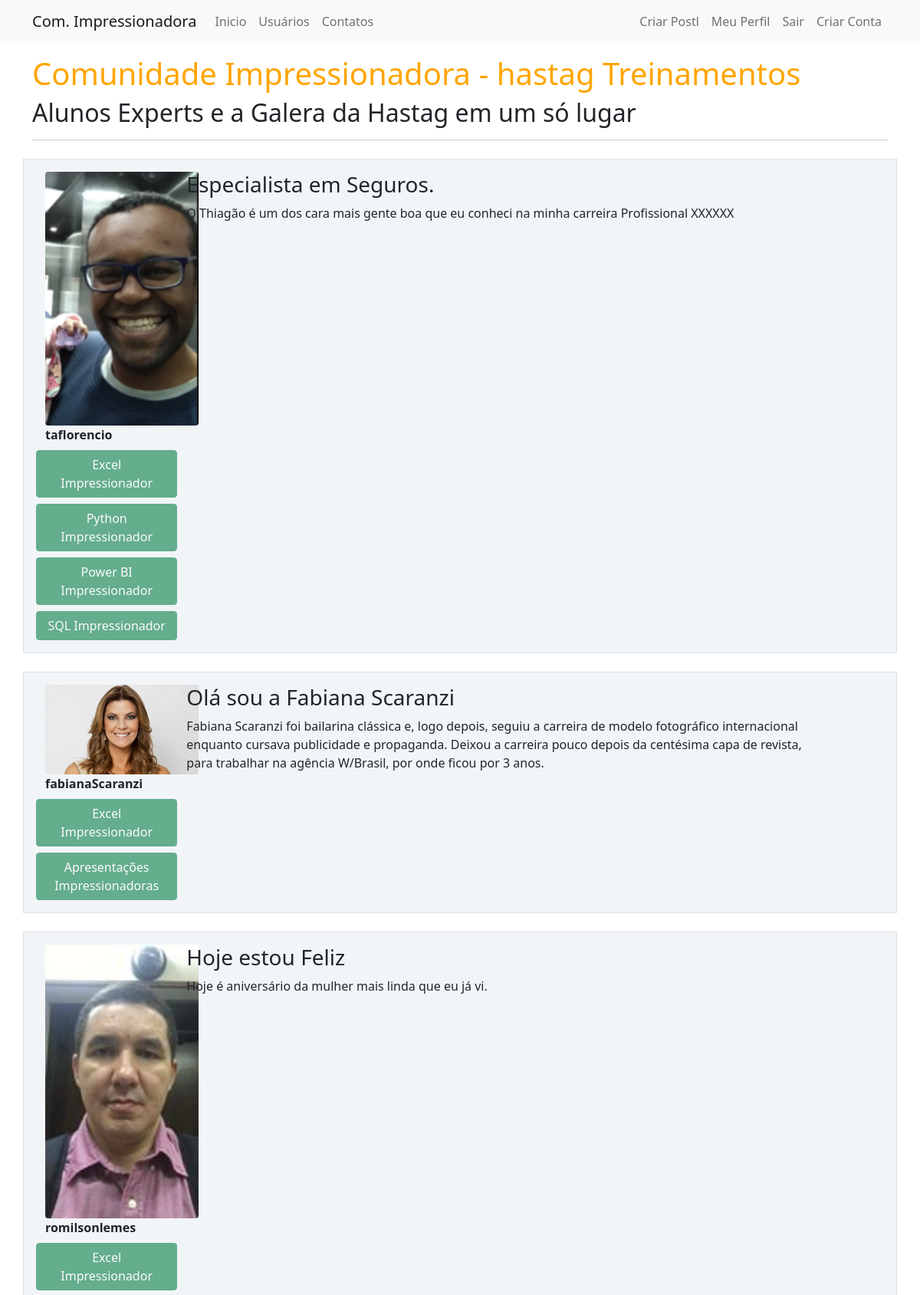
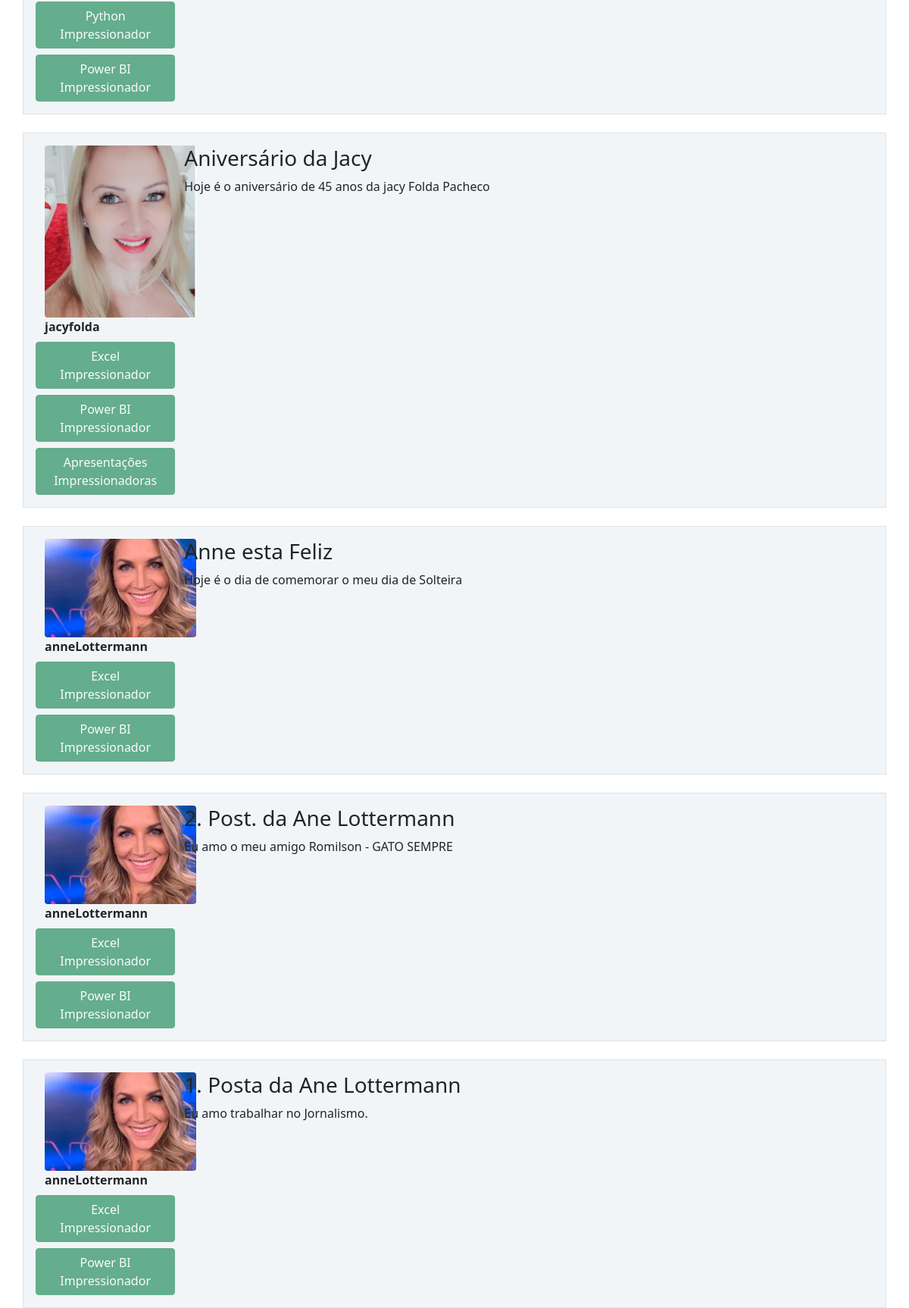
The app's page / (signed in) with its own data (2 pictures, top to bottom).
### comunidadeimpressionadora/models.py (models this page shows)
class Post(database.Model):
    id = database.Column(database.Integer, primary_key=True)
    titulo = database.Column(database.String, nullable=False)
    corpo = database.Column(database.Text, nullable=False)
    data_criacao = database.Column(database.DateTime, nullable=False, default=datetime.utcnow)
    id_usuario = database.Column(database.Integer, database.ForeignKey('usuario.id'), nullable=False)

class Usuario(database.Model, UserMixin):
    id = database.Column(database.Integer, primary_key=True)
    username = database.Column(database.String, nullable=False)
    email = database.Column(database.String, nullable=False, unique=True)
    senha = database.Column(database.String, nullable=False)
    foto_perfil = database.Column(database.String, default='default.jpg')
    posts = database.relationship('Post', backref='autor', lazy=True)
    cursos = database.Column(database.String, nullable=False, default='Não Informado')

### comunidadeimpressionadora/routes.py (the view)
@app.route('/')
def home():
    posts = Post.query.order_by(Post.id.desc()) # ordernar os registros pela Ordem Decrente
    return render_template('home.html', posts=posts)

### comunidadeimpressionadora/models.py (called while the page is built)
@login_manager.user_loader
def load_usuario(id_usuario):
    return Usuario.query.get(int(id_usuario))

### comunidadeimpressionadora/templates/home.html
{% extends 'base.html' %}
{% block body %}
    <div class="container mt-3">
        <h1 style="color: orange">Comunidade Impressionadora - hastag Treinamentos</h1>
        <h2>Alunos Experts e a Galera da Hastag em um só lugar</h2>
        <hr>
        {% for post in posts %}
            <div class="row border mt-4 p-3 meupost">
                <div class="col col-2">
                    <div class="image pe-2"> <img src="{{  url_for('static', filename='fotos_perfil/{}'.format(post.autor.foto_perfil)) }}" class="rounded" width="200"> </div>
                    <strong>{{ post.autor.username }}</strong>
                      {% if 'Não Informado' not in post.autor.cursos %}
                              <div class="row justify-content-center">
                                  {% for curso in post.autor.cursos.split(';') %}
                                        <button type="button" class="btn btn-success mt-2" disabled>{{ curso }}</button>
                                  {% endfor %}
                              </div>
                      {% endif %}
                </div>
                <div class="col col-9">
                    <h3>{{ post.titulo }}</h3>
                    <p>{{ post.corpo }}</p>
                </div>
            </div>
        {% endfor %}
    </div>
{% endblock %}

### comunidadeimpressionadora/static/main.css (style rules this page uses)
.meupost { background: #f2f5f8 !important; }

### records on screen
Post: foto_perfil (picture), autor.username "taflorencio", curso "Excel Impressionador" "Python Impressionador" "Power BI Impressionador" "SQL Impressionador", titulo "Especialista em Seguros.", corpo "O Thiagão é um dos cara mais gente boa que eu conheci na minha carreira Profissional XXXXXX"
Post: foto_perfil (picture), autor.username "fabianaScaranzi", curso "Excel Impressionador" "Apresentações Impressionadoras", titulo "Olá sou a Fabiana Scaranzi", corpo "Fabiana Scaranzi foi bailarina clássica e, logo depois, seguiu a carreira de modelo fotográfico internacional enquanto cursava publicidade e propaganda. Deixou a carreira pouco depois da centésima capa de revista, para trabalhar na agência W/Brasil, por onde ficou por 3 anos."
Post: foto_perfil (picture), autor.username "romilsonlemes", curso "Excel Impressionador" "Python Impressionador" "Power BI Impressionador", titulo "Hoje estou Feliz", corpo "Hoje é aniversário da mulher mais linda que eu já vi."
Post: foto_perfil (picture), autor.username "jacyfolda", curso "Excel Impressionador" "Power BI Impressionador" "Apresentações Impressionadoras", titulo "Aniversário da Jacy", corpo "Hoje é o aniversário de 45 anos da jacy Folda Pacheco"
Post: foto_perfil (picture), autor.username "anneLottermann", curso "Excel Impressionador" "Power BI Impressionador", titulo "Anne esta Feliz", corpo "Hoje é o dia de comemorar o meu dia de Solteira"
Post: foto_perfil (picture), autor.username "anneLottermann", curso "Excel Impressionador" "Power BI Impressionador", titulo "2. Post. da Ane Lottermann", corpo "Eu amo o meu amigo Romilson - GATO SEMPRE"
Post: foto_perfil (picture), autor.username "anneLottermann", curso "Excel Impressionador" "Power BI Impressionador", titulo "1. Posta da Ane Lottermann", corpo "Eu amo trabalhar no Jornalismo."
